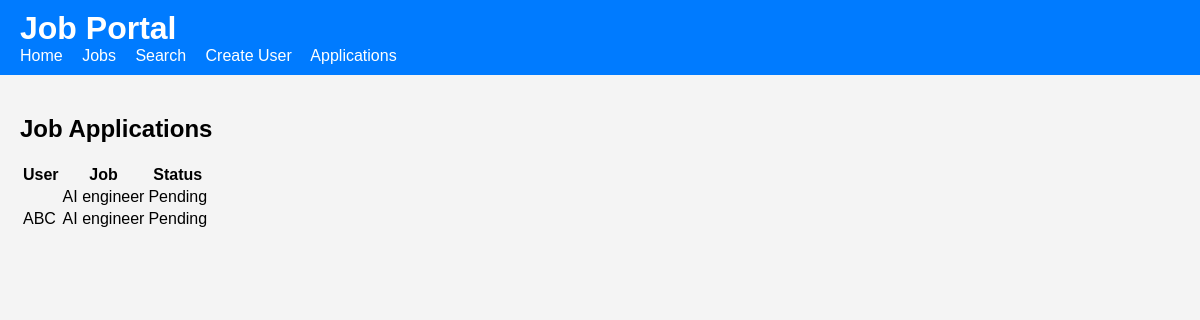
The app's page /applications with its own data.
### models.py (models this page shows)
class JobApplication(db.Model):
    id = db.Column(db.Integer, primary_key=True)
    user_id = db.Column(db.Integer, db.ForeignKey('user.id'), nullable=False)
    job_id = db.Column(db.Integer, db.ForeignKey('job.id'), nullable=False)
    status = db.Column(db.String(50), nullable=False, default='Pending')
    user = db.relationship('User', backref='applications')
    job = db.relationship('Job', backref='applications')

class Job(db.Model):
    id = db.Column(db.Integer, primary_key=True)
    title = db.Column(db.String(80), nullable=False)
    location = db.Column(db.String(120), nullable=False)
    skills = db.Column(db.String(120), nullable=False)
    salary = db.Column(db.Integer, nullable=False)

class User(db.Model):
    id = db.Column(db.Integer, primary_key=True)  # User ID entered by the user
    name = db.Column(db.String(80), nullable=False)
    email = db.Column(db.String(120), unique=True, nullable=False)

### app.py (the view)
@app.route('/applications', methods=['GET'])
def applications():
    applications = JobApplication.query.all()
    return render_template('applications.html', applications=applications)

### templates/applications.html
{% extends "base.html" %}
{% block content %}
<h2>Job Applications</h2>
<table>
    <thead>
        <tr>
            <th>User</th>
            <th>Job</th>
            <th>Status</th>
        </tr>
    </thead>
    <tbody>
        {% for application in applications %}
            <tr>
                <td>{{ application.user.name }}</td>
                <td>{{ application.job.title }}</td>
                <td>{{ application.status }}</td>
            </tr>
        {% endfor %}
    </tbody>
</table>
{% endblock %}

### static/css/styles.css (style rules this page uses)
body { font-family: Arial, sans-serif; margin: 0; padding: 0; background-color: #f4f4f4; }

### records on screen
JobApplication: job "AI engineer", status "Pending"
JobApplication: user.name "ABC", job "AI engineer", status "Pending"
